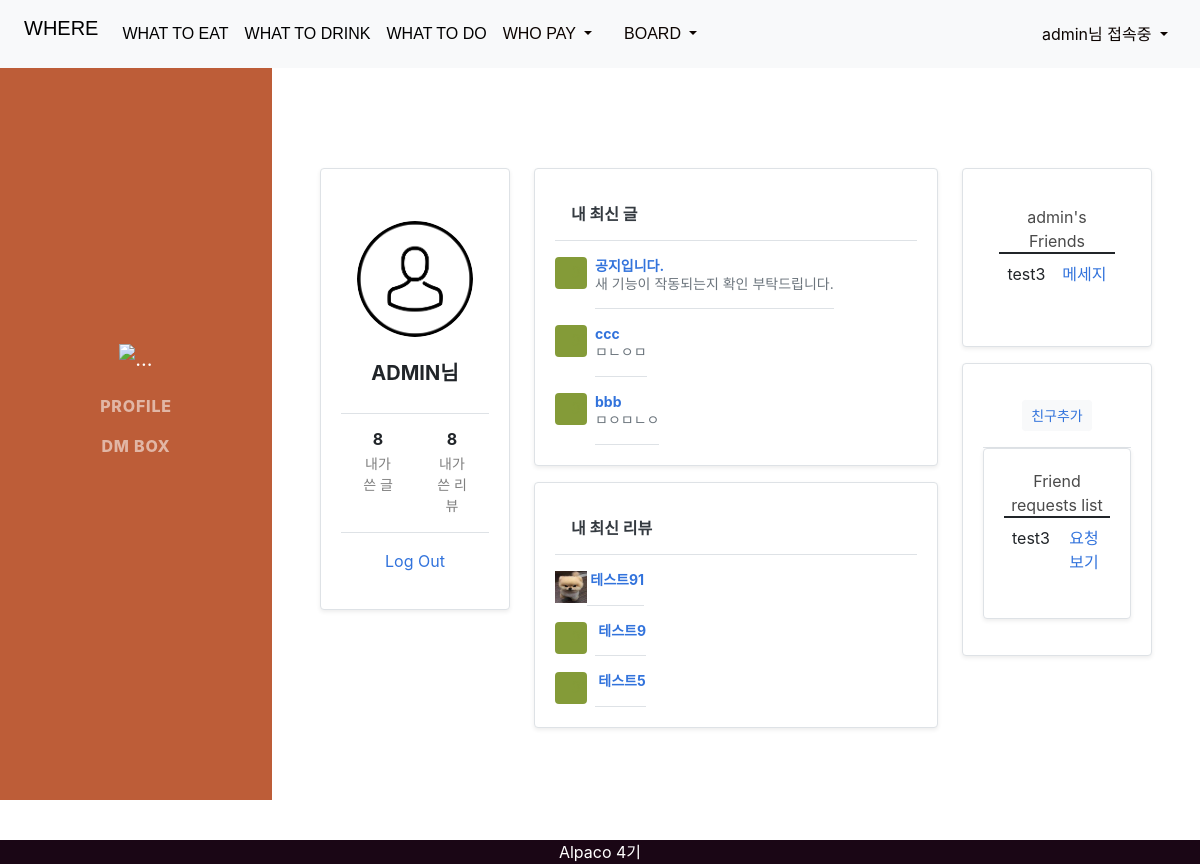
/users/profile/ (signed in), run on the app's committed database.
### users/models.py (models this page shows, shortened)
class User(AbstractBaseUser, PermissionsMixin):
    email = models.EmailField(verbose_name="이메일", max_length=255, unique=True)
    password = models.CharField(verbose_name="비밀번호", max_length=128)
    name = models.CharField(verbose_name="이름", max_length=64)
    phone = models.CharField(verbose_name="핸드폰", max_length=50, blank=True, null=True)
    is_staff = models.BooleanField(verbose_name="관리자여부", default=False)
    is_active = models.BooleanField(verbose_name="활성화여부", default=True)
    objects = UserManger()  # User.objects.create_user() 생성
    USERNAME_FIELD = "email"
    REQUIRED_FIELDS = ["name"]

class Profile(models.Model):
    user = models.OneToOneField(User, on_delete=models.CASCADE, verbose_name="회원")
    image = models.ImageField(upload_to="profile", default="profile/default.png", verbose_name="프로필 이미지")

### board/models.py (models this page shows)
class Post(models.Model):
    subject = models.CharField(max_length=200)
    content = models.TextField()
    create_date = models.DateTimeField()
    modify_date = models.DateTimeField(null=True, blank=True)
    author = models.ForeignKey(User, on_delete=models.CASCADE, related_name='author')
    voter = models.ManyToManyField(User, related_name='voter')
    view_cnt = models.BigIntegerField(default=0) # 조회수
    category = models.ForeignKey(Category, on_delete=models.CASCADE, related_name='category_post')
    notice = models.BooleanField(default=False)

### review/models.py (models this page shows, shortened)
class Review(models.Model):
    store = models.ForeignKey(Store, on_delete=models.CASCADE)
    user = models.ForeignKey(User, on_delete=models.CASCADE)
    title = models.CharField(max_length=200)
    content = models.CharField(max_length=200)
    grade = models.IntegerField(validators=[MinValueValidator(1), MaxValueValidator(5)])
    photo = models.ImageField(upload_to="review_upload/", blank=True)
    created_at = models.DateTimeField(auto_now_add=True)
    updated_at = models.DateTimeField(auto_now=True)

### friendship/models.py (models this page shows, shortened)
class FriendshipRequest(models.Model):
    from_user = models.ForeignKey(
        User,
        on_delete=models.CASCADE,
        related_name="friendship_requests_sent",
    )
    to_user = models.ForeignKey(
        User,
        on_delete=models.CASCADE,
        related_name="friendship_requests_received",
    )
    message = models.TextField(_("Message"), blank=True)
    created = models.DateTimeField(default=timezone.now)
    rejected = models.DateTimeField(blank=True, null=True)
    viewed = models.DateTimeField(blank=True, null=True)
    class Meta:
        verbose_name = _("Friendship Request")
        verbose_name_plural = _("Friendship Requests")
        unique_together = ("from_user", "to_user")

### users/views.py (the view)
# urls.py: path("profile/", views.profile, name="profile_edit"),
def profile(request):
    return render (request, 'users/profile.html')

### friendship/models.py (called while the page is built)
def cache_key(type, user_pk):
    return CACHE_TYPES[type] % user_pk

    def friends(self, user):
        key = cache_key("friends", user.pk)
        friends = cache.get(key)
        if friends is None:
            qs = Friend.objects.select_related("from_user").filter(to_user=user)
            friends = [u.from_user for u in qs]
            cache.set(key, friends)
        return friends

    def requests(self, user):
        key = cache_key("requests", user.pk)
        requests = cache.get(key)
        if requests is None:
            qs = FriendshipRequest.objects.filter(to_user=user)
            qs = self._friendship_request_select_related(qs, "from_user", "to_user")
            requests = list(qs)
            cache.set(key, requests)
        return requests

    def _friendship_request_select_related(self, qs, *fields):
        strategy = getattr(
            settings,
            "FRIENDSHIP_MANAGER_FRIENDSHIP_REQUEST_SELECT_RELATED_STRATEGY",
            "select_related",
        )
        if strategy == "select_related":
            qs = qs.select_related(*fields)
        elif strategy == "prefetch_related":
            qs = qs.prefetch_related(*fields)
        return qs

### users/templatetags/users_tags.py (called while the page is built)
@register.simple_tag
def recent_post(count, uid):
    id = User.objects.get(id=uid)
    posts = Post.objects.filter(author=id).order_by('-create_date')[:count]
    return posts

@register.simple_tag
def count_post(uid):
    id = User.objects.get(id=uid)
    posts = Post.objects.filter(author=id).count()
    return posts

@register.simple_tag
def recent_review(count, uid):
    id = User.objects.get(id=uid)
    reviews = Review.objects.filter(user=id).order_by('-created_at')[:count]
    return reviews

@register.simple_tag
def count_review(uid):
    id = User.objects.get(id=uid)
    reviews = Review.objects.filter(user=id).count()
    return reviews

@register.simple_tag
def friendlist(user):
    id = User.objects.get(id=user)
    friendlist = Friend.objects.friends(id)
    return friendlist

@register.simple_tag
def friend_requests(user):
    id = User.objects.get(id=user)
    friend_requests = Friend.objects.requests(id)
    return friend_requests

### templates/users/profile.html (shortened to what this page needs)
{% extends 'base.html' %}
{% load users_tags %}
{% load static %}
{% block contents %}
  {% include 'users_sidebar.html' %}
  <br>
  <br>
  <br>
  <br>
  <div class="py-4">
    <div class="container">
      <div class="row">
        <aside class="col col-xl-3 order-xl-1 col-lg-12 order-lg-1 col-12">
          <div class="box mb-3 shadow-sm border rounded bg-white profile-box text-center">
            <div class="py-4 px-3 border-bottom">
              <a href="#imageModal" data-bs-toggle="modal" data-bs-target="#imageModal">
                <img src="{{user.profile.image.url}}" class="img-fluid mt-2 rounded-circle" alt="Responsive image" title="프로필 사진 변경">
              </a>
              <h5 class="font-weight-bold text-dark mb-1 mt-4">{{user.name}}님</h5>
            </div>
            <div class="d-flex">
              <div class="col-6 border-right p-3">
                <h6 class="font-weight-bold text-dark mb-1">{% count_post user.id %}</h6>
                <p class="mb-0 text-black-50 small">내가 쓴 글</p>
              </div>
              <div class="col-6 p-3">
                <h6 class="font-weight-bold text-dark mb-1">{% count_review user.id %}</h6>
                <p class="mb-0 text-black-50 small">내가 쓴 리뷰</p>
              </div>
            </div>
            <div class="overflow-hidden border-top">
              <a class="font-weight-bold p-3 d-block" href="{% url 'logout' %}">
                Log Out
              </a>
            </div>
          </div>
        </aside>
        <main class="col col-xl-6 order-xl-2 col-lg-12 order-lg-2 col-md-12 col-sm-12 col-12">
          <div class="box shadow-sm border rounded bg-white mb-3">
            <div class="box-title border-bottom p-3">
              <h6 class="m-0">내 최신 글</h6>
            </div>
            {% recent_post 3 user.id as posts %}
            {% for p in posts %}
              <div class="d-flex text-muted pt-3">
                <svg class="bd-placeholder-img flex-shrink-0 me-2 rounded" width="32" height="32" xmlns="http://www.w3.org/2000/svg" role="img" aria-label="Placeholder: 32x32" preserveaspectratio="xMidYMid slice" focusable="false">
                  <text x="50%" y="50%" fill="#849B38" dy=".3em">32x32</text>
                </svg>
                <p class="pb-3 mb-0 small lh-sm border-bottom">
                  <strong class="d-block text-gray-dark">
                    <a href="{% url 'board:detail' p.id %}">{{ p.subject }}</a>
                  </strong>
                  {{p.content|truncatechars:25}}
                </p>
              </div>
            {% endfor %}
          </div>
          <div class="box shadow-sm border rounded bg-white mb-3">
            <div class="box-title border-bottom p-3">
              <h6 class="m-0">내 최신 리뷰</h6>
            </div>
            {% recent_review 3 user.id as reviews %}
            {% for review in reviews %}
              <div class="d-flex text-muted pt-3">
                <a href="">
                  {% if review.photo %}
                    <img style="width: 32px; height: 32px;" src="{{ review.photo.url }}" alt="">
                  {% else %}
                    <svg class="bd-placeholder-img flex-shrink-0 me-2 rounded" width="32" height="32" xmlns="http://www.w3.org/2000/svg" role="img" aria-label="Placeholder: 32x32" preserveaspectratio="xMidYMid slice" focusable="false">
                      <text x="50%" y="50%" fill="#849B38" dy=".3em">32x32</text>
                    </svg>
                  {% endif %}
                </a>
                <strong class="pb-3 mb-0 small lh-sm border-bottom d-block text-gray-dark">
                  <a href="{% url 'review:review' review.store.id %}">&nbsp;{{review.content|truncatechars:25}}</a>
                </strong>
              </div>
            {% endfor %}
          </div>
        </main>
        <aside class="col col-xl-3 order-xl-3 col-lg-12 order-lg-3 col-12">
          <div class="box shadow-sm border rounded bg-white mb-3 text-center">
            <div class="box-body p-3">
              <table class="table">
                <tbody>
                  {% friendlist user.id as friendlist %}
                  {% for friend in friendlist %}
                    <tr>
                      <td>{{ friend.name }}</td>
                      <td>
                        <a href="{% url 'newconversation' friend.name %}">메세지</a>
                      </td>
                    </tr>
                  {% endfor %}
                </tbody>
              </table>
            </div>
          </div>
          <div class="box shadow-sm border mb-3 rounded bg-white ads-box text-center overflow-hidden">
            <div class="p-3 border-bottom">
              <span class="ml-auto">
                <button type="button" class="btn btn-light btn-sm">
                  <a href="{% url 'friendship:search_friends' %}">친구추가</a>
                </button>
              </span>
            </div>
            <div class="box shadow-sm border mb-3 rounded bg-white ads-box text-center overflow-hidden">
              <div id="link_nav">
                <table class="table">
                  <tbody>
                    {% friend_requests user.id as friend_requests %}
                    {% for friend_request in friend_requests %}
                      <tr>
                        <td>{{friend_request.from_user.name}}</td>
                        <td>
                          <a href="{% url 'friendship:friendship_requests_detail' friend_request.id %}">요청보기</a>
                        </td>
                      </tr>
                    {% endfor %}
                  </tbody>
                </table>
              </div>
            </div>
          </div>
        </aside>
      </div>
    </div>
  </div>
{% endblock %}

### templates/navbar.html (shortened to what this page needs)
<nav class="navbar navbar-expand bg-body-tertiary nav-tab fixed-top">
  <div class="container-fluid">
    <a class="navbar-brand" href="{% url 'index:index' %}" style="font-family:'Franklin Gothic Medium', 'Arial Narrow', Arial, sans-serif;" id="what">WHERE</a>
    <div class="collapse navbar-collapse justify-content-between" id="navbarNav">
      <ul class="navbar-nav">
        <li class="nav-item">
          <a class="nav-link active" aria-current="page" href="{% url 'eat:explore_menu' %}" id="what" style="font-family:'Franklin Gothic Medium', 'Arial Narrow', Arial, sans-serif;">WHAT TO EAT</a>
        </li>
        <li class="nav-item">
          <a class="nav-link active" aria-current="page" href="{% url 'drink:explore_menu' %}" id="what" style="font-family:'Franklin Gothic Medium', 'Arial Narrow', Arial, sans-serif;">WHAT TO DRINK</a>
        </li>
        <li class="nav-item">
          <a class="nav-link active" aria-current="page" href="{% url 'play:explore_menu' %}" id="what" style="font-family:'Franklin Gothic Medium', 'Arial Narrow', Arial, sans-serif;">WHAT TO DO</a>
        </li>
        <li class="nav-item dropdown">
          <a class="nav-link dropdown-toggle" href="#" role="button" data-bs-toggle="dropdown" aria-expanded="false" id="what" style="font-family:'Franklin Gothic Medium', 'Arial Narrow', Arial, sans-serif;">
            WHO PAY
          </a>
        </li>
        <li class="nav-item">
          <a class="nav-link active" aria-current="page" href="#"></a>
        </li>
        <li class="nav-item dropdown">
          <a class="nav-link dropdown-toggle" href="#" role="button" data-bs-toggle="dropdown" aria-expanded="false" id="what" style="font-family:'Franklin Gothic Medium', 'Arial Narrow', Arial, sans-serif;">
            BOARD
          </a>
        </li>
      </ul>
      <ul class="navbar-nav">
        {% if user.is_authenticated %}
          <li class="nav-item dropdown">
            <a class="nav-link dropdown-toggle" href="#" role="button" data-bs-toggle="dropdown" aria-expanded="false">
              {{user.name}}님 접속중
            </a>
          </li>
        {% endif %}
      </ul>
    </div>
  </div>
</nav>

### data on the page
User: name "admin", profile.image (placeholder picture), name "ADMIN", id "8"
Post: subject "공지입니다.", content "새 기능이 작동되는지 확인 부탁드립니다."
Post: subject "ccc", content "ㅁㄴㅇㅁ"
Post: subject "bbb", content "ㅁㅇㅁㄴㅇ"
Review: photo (picture), content "테스트91"
Review: photo "32x32", content "테스트9"
Review: photo "32x32", content "테스트5"
User: name "test3"
FriendshipRequest: from_user.name "test3"
